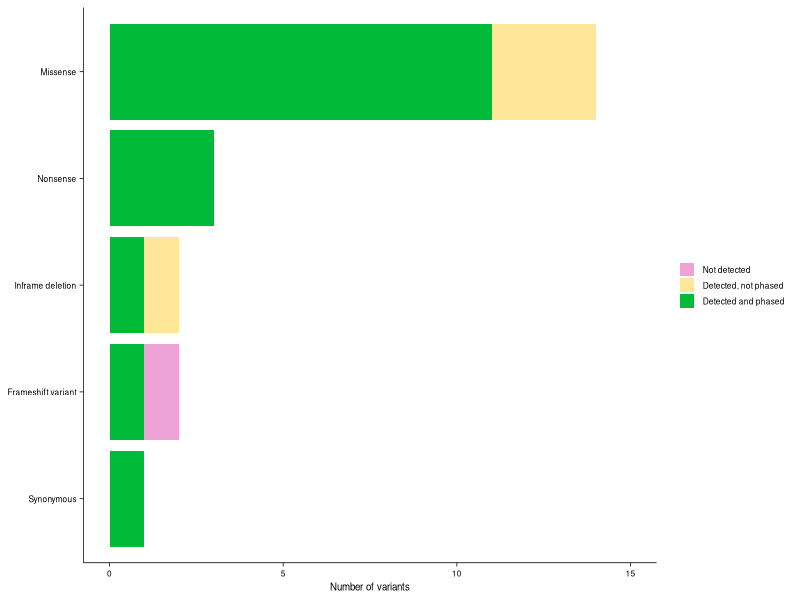

R code for this plot:
#!/usr/bin/env Rscript

# Author: Robert Wang (Xing Lab)
# Date: 2024.12.30
# Supplementary Figure 4a

# Number of previously identified pathogenic variants within exonic regions that were detected and phased by STRIPE 
# using information from patient TEQUILA-seq reads alone.

# =====================================================================================================================
#                                                      LIBRARIES 
# =====================================================================================================================

# Load required libraries
suppressMessages(library(dplyr))
suppressMessages(library(ggplot2))
suppressMessages(library(tidyr))

# =====================================================================================================================
#                                                        MAIN
# =====================================================================================================================

# Establish working directories and file paths
workdir <- "/mnt/isilon/lin_lab_share/STRIPE"
outfile <- file.path(workdir, "manuscript/Revisions/20241219/Supplementary_Figures/Figure_S4/Figure_S4a.pdf")

# Construct dataframe summarizing number of previously identified pathogenic variants within exonic regions that were
# detected and phased by STRIPE
df <- tibble(
    Class = rep(c("Synonymous", "Frameshift variant", "Inframe deletion", "Nonsense", "Missense"), each = 3),
    Category = rep(c("Not detected", "Detected, not phased", "Detected and phased"), 5),
    Count = c(0, 0, 1, 1, 0, 1, 0, 1, 1, 0, 0, 3, 0, 3, 11)
)
df$Category <- factor(df$Category, levels = c("Not detected", "Detected, not phased", "Detected and phased"))
df$Class <- factor(df$Class, levels = c("Synonymous", "Frameshift variant", "Inframe deletion", "Nonsense", "Missense"))

# Plot number of previously identified pathogenic variants within exonic regions that were detected and phased by STRIPE
p <- ggplot(df, aes(x = Count, y = Class, fill = Category)) + geom_bar(stat = "identity") + theme_classic() + xlim(0, 15) +
    theme(panel.grid.major = element_blank(), panel.grid.minor = element_blank(), panel.background = element_blank(), 
    axis.text = element_text(color = "black", size = 6), axis.title.x = element_text(color = "black", size = 7), 
    axis.title.y = element_blank(), axis.ticks = element_line(color = "black", linewidth = 0.25), 
    axis.line = element_line(color = "black", linewidth = 0.25), legend.title = element_blank(), 
    legend.text = element_text(color = "black", size = 6), legend.key.size = unit(0.4, 'cm')) + xlab("Number of variants") + 
    scale_fill_manual(values = c("#EEA3D6", "#FFE699", "#00BA38"))

# Save p to outfile
ggsave(outfile, plot = p, width = 4, height = 1.5)
